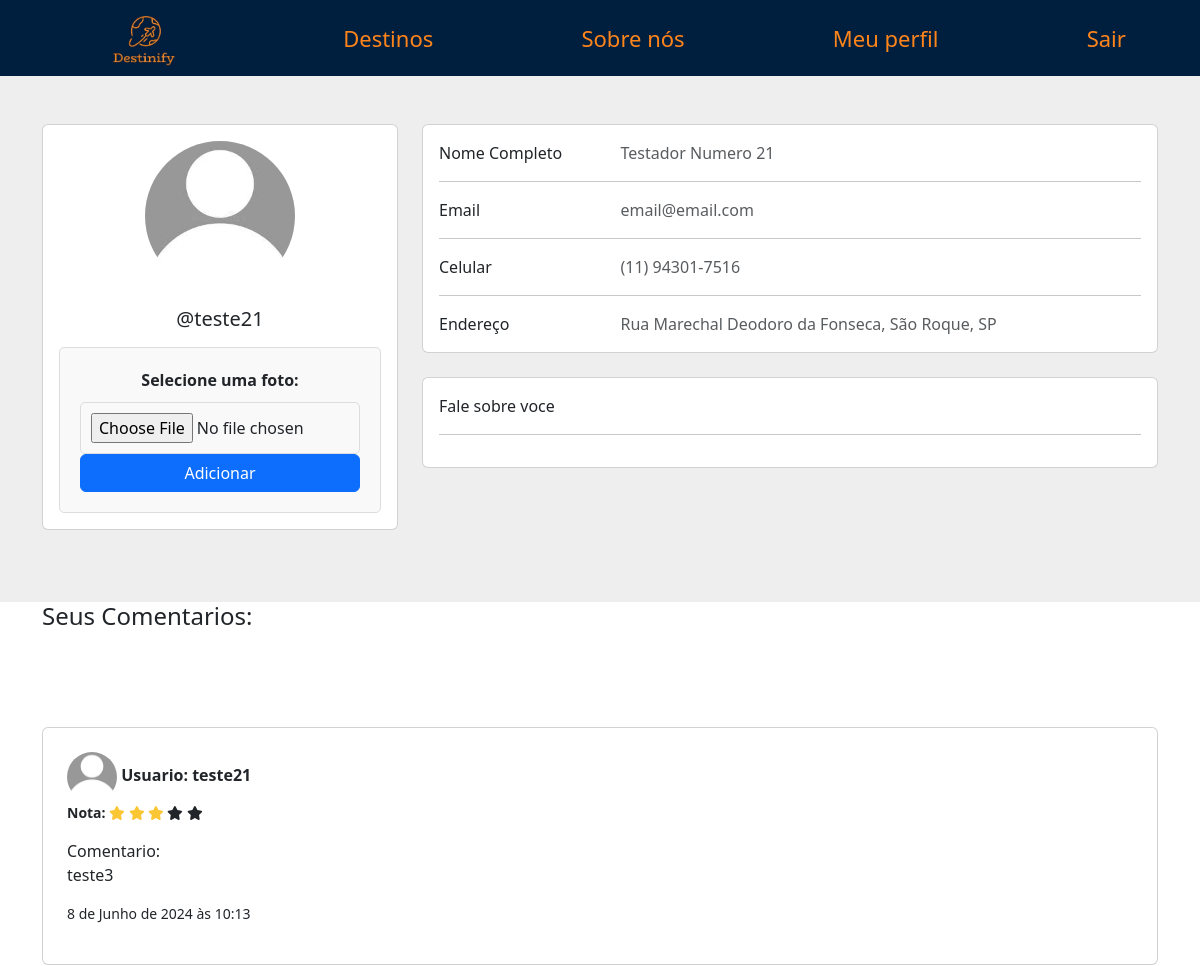
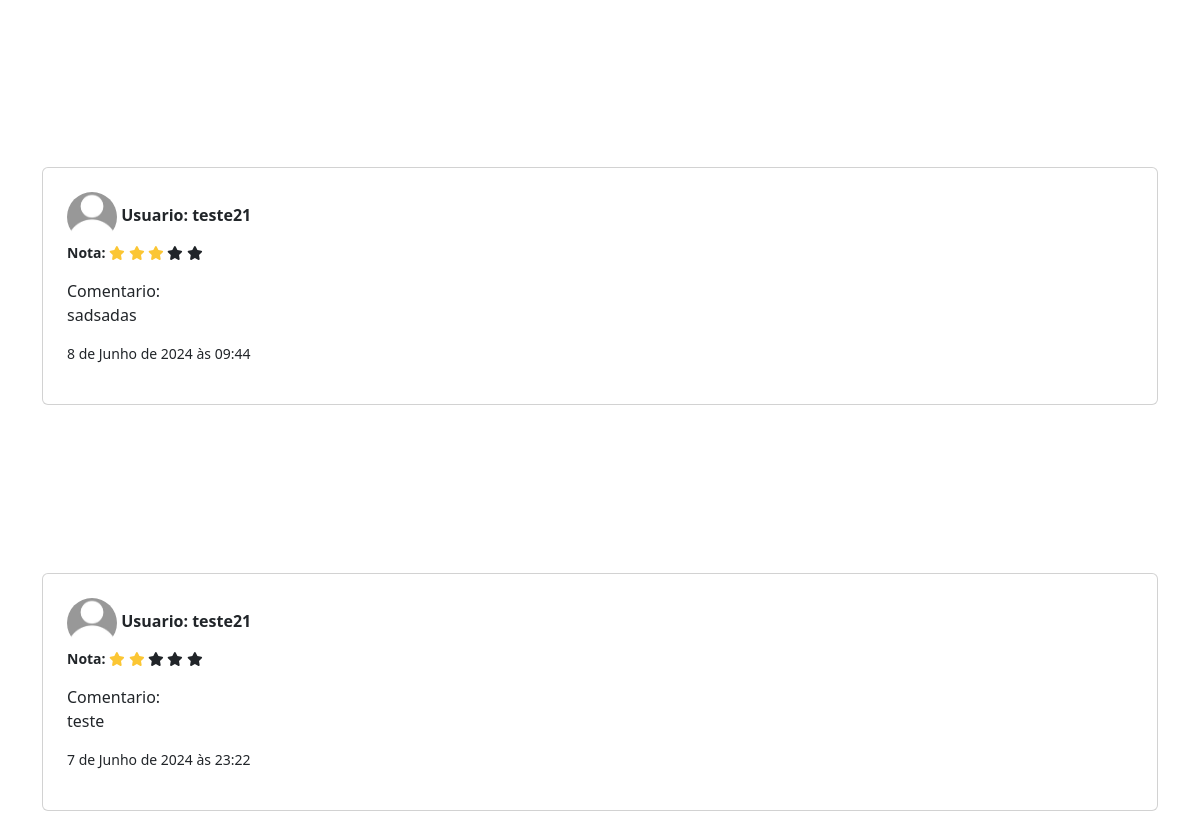
The app's page /perfil/teste21/ (signed in) with its own data (2 pictures, top to bottom).
### main/models.py (models this page shows)
class Profile(models.Model):
    user = models.OneToOneField(User, on_delete=models.CASCADE)
    endereco = models.OneToOneField(Endereco, on_delete=models.CASCADE, null=True, blank=True)
    foto = models.ImageField(upload_to="perfil/", storage=FileSystemStorage(), blank=True, null=True)
    telefone = models.CharField(max_length=20, null=True, blank=True)

class Endereco(models.Model):
    rua = models.CharField(max_length=255, null=True, blank=True)
    cidade = models.CharField(max_length=255, null=True, blank=True)
    estado = models.CharField(max_length=2, null=True, blank=True)
    pais = models.CharField(max_length=255, null=True, blank=True)
    cep = models.CharField(max_length=10, null=True, blank=True)

### destinos/models.py (models this page shows, shortened)
class Comentario(models.Model):
    texto = models.CharField(max_length=255)
    usuario = models.ForeignKey(User, on_delete=models.CASCADE)
    data_criacao = models.DateTimeField(auto_now_add=True, null=False)
    destino = models.ForeignKey(LugarTuristico, on_delete=models.CASCADE, related_name='comentarios_destinos', blank=True, null=True)
    rating = models.IntegerField(default=0,null=True)

### main/views.py (the view)
# urls.py: path('perfil/<username>/', views.perfil, name='perfil'),
@login_required
def perfil(request, username):
    profile = get_object_or_404(User, username=username)
    comentarios = (
        Comentario.objects.all().filter(usuario__id=profile.id).order_by("-data_criacao")
    )
    if request.method == 'POST':
        form = ProfileForm(request.POST, request.FILES, instance=profile.profile)
        if form.is_valid():
            form.save()
            return redirect('perfil', username=username)
    else:
        form = ProfileForm(instance=profile.profile)
    fotos_perfil = Profile.objects.filter(user=profile)
    if request.user == profile:
        return render(request, "perfil.html", {"comentarios": comentarios, "perfil": profile, "form": form, "fotos_perfil": fotos_perfil, "show_form": True})
    else:
        return render(request, "perfil.html", {"comentarios": comentarios, "perfil": profile, "fotos_perfil": fotos_perfil, "show_form": False})

### main/forms.py
class ProfileForm(forms.ModelForm):
    class Meta:
        model = Profile
        fields = ['foto']  # Adicione 'foto' aos campos do formulário

### main/templates/perfil.html (shortened to what this page needs)
{% extends 'base.html' %}
{% load static %}
{% block 'cabecalho' %}
<link rel="stylesheet" href="{% static 'destinos/css/destinoDetalhado.css' %}" />
<link rel="stylesheet" href="{% static 'perfil/css/perfil.css' %}" />
<link rel="stylesheet" href="https://cdn.jsdelivr.net/npm/@fortawesome/fontawesome-free@6.4.2/css/fontawesome.min.css">
<link rel="stylesheet" href="{% static 'fontawesome/css/all.min.css' %}">
{% endblock 'cabecalho' %}
{% block 'conteudo' %}
    <section style="background-color: #eee;">
        <div class="container py-5">
            <div class="row">
                <div class="col-lg-4">
                    <div class="card mb-4">
                        <div class="card-body text-center">
                                {% for foto in fotos_perfil %}
                                    {% if perfil.profile.foto %}
                                        <div class="contenedor-imagen">
                                            <img src="{{ foto.foto.url }}" alt="avatar" class="rounded-circle img-fluid" style="width: 150px;" >
                                        </div>
                                    {% else %}
                                        <img src="{% static 'perfil/img/perfilpadrao.jpg' %}" alt="avatar" class="rounded-circle img-fluid" style="width: 150px;" >
                                    {% endif %}
                                {% endfor %}
                            <h5 class="my-3">@{{perfil.username}}</h5>
                            {% if show_form %}
                                <form method="POST" enctype="multipart/form-data" class="custom-form">
                                    <div class="form-group">
                                        <label for="foto" class="custom-label">Selecione uma foto:</label>
                                        <input type="file" id="foto" name="foto" accept="image/*" class="custom-file-input">
                                    </div>
                                    <button type="submit" class="btn btn-primary custom-button">Adicionar</button>
                                </form>
                            {% endif %}
                        </div>
                    </div>
                </div>
                <div class="col-lg-8">
                    <div class="card mb-4">
                        <div class="card-body">
                            <div class="row">
                                <div class="col-sm-3">
                                    <p class="mb-0">Nome Completo</p>
                                </div>
                                <div class="col-sm-9">
                                    <p class="text-muted mb-0">{{perfil.first_name}} {{perfil.last_name}}</p>
                                </div>
                            </div>
                            <hr>
                            <div class="row">
                                <div class="col-sm-3">
                                    <p class="mb-0">Email</p>
                                </div>
                                <div class="col-sm-9">
                                    <p class="text-muted mb-0">{{perfil.email}}</p>
                                </div>
                            </div>
                            <hr>
                            <div class="row">
                                <div class="col-sm-3">
                                    <p class="mb-0">Celular</p>
                                </div>
                                <div class="col-sm-9">
                                    <p class="text-muted mb-0">{{perfil.profile.telefone}}</p>
                                </div>
                            </div>
                            <hr>
                            <div class="row">
                                <div class="col-sm-3">
                                    <p class="mb-0">Endereço</p>
                                </div>
                                <div class="col-sm-9">
                                    <p class="text-muted mb-0">{{perfil.profile.endereco.rua}}, {{perfil.profile.endereco.cidade}}, {{perfil.profile.endereco.estado}}</p>
                                </div>
                            </div>
                        </div>
                    </div>
                    <div class="card mb-4">
                        <div class="card-body">
                            <div class="row">
                                <div class="col-sm-3">
                                    <p class="mb-0">Fale sobre voce</p>
                                </div>
                            </div>
                            <hr>
                        </div>
                    </div>
                </div>
            </div>
        </div>
    </section>
    {% if comentarios %}
    <div class="container text-dark "><h4>Seus Comentarios:</h4></div>
    {% for comentario in comentarios %}
    <div class="container my-5 py-5 text-dark ">
        <div class="row d-flex justify-content-center ">
            <div class="col-md-11 col-lg-9 col-xl-7 card-comentario">
                <div class="d-flex flex-start mb-4">
                    <div class="card w-100">
                        <div class="card-body p-4">
                            <div class="">
                                {% for foto in fotos_perfil %}
                                    {% if comentario.usuario.profile.foto %}
                                        <div class="contenedor-imagen">
                                            <img src="{{ comentario.usuario.profile.foto.url }}" alt="avatar" class="rounded-circle img-fluid" style="width: 50px;" >
                                        </div>
                                    {% else %}
                                        <img src="{% static 'perfil/img/perfilpadrao.jpg' %}" alt="avatar" class="rounded-circle img-fluid" style="width: 50px;" >
                                    {% endif %}
                                {% endfor %}
                                <strong>Usuario: {{ comentario.usuario.username }}</strong>
                                <p class="small">
                                    <strong>Nota:
                                        {% if comentario.rating == 2%}
                                        <i class="fa fa-star rating-color"></i>
                                        <i class="fa fa-star rating-color"></i>
                                        <i class="fa fa-star"></i>
                                        <i class="fa fa-star"></i>
                                        <i class="fa fa-star"></i>
                                        {% endif %}
                                        {% if comentario.rating == 3%}
                                        <i class="fa fa-star rating-color"></i>
                                        <i class="fa fa-star rating-color"></i>
                                        <i class="fa fa-star rating-color"></i>
                                        <i class="fa fa-star"></i>
                                        <i class="fa fa-star"></i>
                                        {% endif %}
                                    </strong>
                                </p>
                                <p>
                                    Comentario: <br>
                                    {{ comentario.texto }}
                                </p>
                                <p class="small">{{ comentario.data_criacao }}</p>
                            </div>
                        </div>
                    </div>
                </div>
            </div>
        </div>
    </div>
    {% endfor %}
    {% else %}
    <div class="container text-dark">
        <p>Este perfil ainda não realizou nenhum comentario</p>
    </div>
    {% endif %}
{% endblock 'conteudo' %}

### templates/static/destinos/css/destinoDetalhado.css (style rules this page uses)
.card-comentario { width: 100% !important; height: auto !important; }
.container { height: auto; }
.rating-color { color:#fbc634 !important; }

### templates/static/perfil/css/perfil.css (style rules this page uses)
.custom-form { max-width: 400px; margin: 0 auto; padding: 20px; background-color: #f9f9f9; border: 1px solid #ddd; border-radius: 5px; }
.custom-label { display: block; margin-bottom: 10px; font-weight: bold; }
.custom-file-input { width: 100%; padding: 10px; border: 1px solid #ddd; border-radius: 5px; }
.custom-button { display: block; width: 100%; padding: 10px; background-color: #007bff; color: #fff; border: none; border-radius: 5px; cursor: pointer; }

### records on screen
Comentario: usuario.username "teste21", rating 3 (drawn), texto "teste3", data_criacao "8 de Junho de 2024 às 10:13"
Comentario: usuario.username "teste21", rating 3 (drawn), texto "sadsadas", data_criacao "8 de Junho de 2024 às 09:44"
Comentario: usuario.username "teste21", rating 2 (drawn), texto "teste", data_criacao "7 de Junho de 2024 às 23:22"

### other values on screen
{{ perfil.username }} "teste21"
{{ perfil.first_name }} "Testador"
{{ perfil.last_name }} "Numero 21"
{{ perfil.email }} "email@email.com"
{{ perfil.profile.telefone }} "(11) 94301-7516"
{{ perfil.profile.endereco.rua }} "Rua Marechal Deodoro da Fonseca"
{{ perfil.profile.endereco.cidade }} "São Roque"
{{ perfil.profile.endereco.estado }} "SP"
